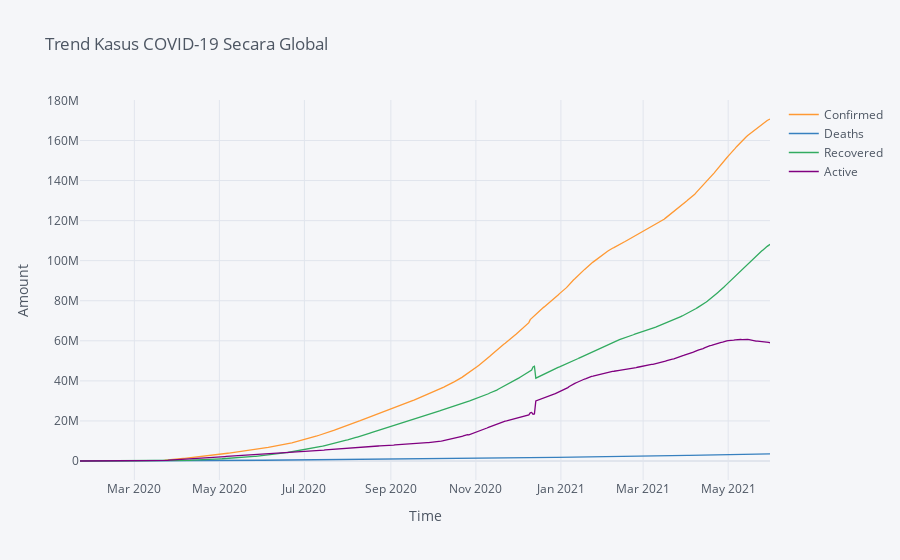

Notebook cell for this chart:
### Markdown cell above
### **Comparison Trend Confirmed, Deaths, Recovered, and Active Case**

### Code cell
dataGroup.iplot(title = "Trend Kasus COVID-19 Secara Global", xTitle = "Time", yTitle = "Amount")

### Figure 1 — Plotly figure (JSON) as saved in the notebook; plotly's stock layout.template omitted (floating-point values rounded to 4 significant figures; data arrays with more than 128 entries replaced by an {"elided": "..."} marker saying what was removed)
{"data": [{"line": {"color": "rgba(255, 153, 51, 1.0)", "dash": "solid", "shape": "linear", "width": 1.3}, "mode": "lines", "name": "Confirmed", "text": "", "type": "scatter", "x": {"elided": "496 str values"}, "y": {"elided": "496 int values"}}, {"line": {"color": "rgba(55, 128, 191, 1.0)", "dash": "solid", "shape": "linear", "width": 1.3}, "mode": "lines", "name": "Deaths", "text": "", "type": "scatter", "x": {"elided": "496 str values"}, "y": {"elided": "496 int values"}}, {"line": {"color": "rgba(50, 171, 96, 1.0)", "dash": "solid", "shape": "linear", "width": 1.3}, "mode": "lines", "name": "Recovered", "text": "", "type": "scatter", "x": {"elided": "496 str values"}, "y": {"elided": "496 int values"}}, {"line": {"color": "rgba(128, 0, 128, 1.0)", "dash": "solid", "shape": "linear", "width": 1.3}, "mode": "lines", "name": "Active", "text": "", "type": "scatter", "x": {"elided": "496 str values"}, "y": {"elided": "496 int values"}}], "layout": {"legend": {"bgcolor": "#F5F6F9", "font": {"color": "#4D5663"}}, "paper_bgcolor": "#F5F6F9", "plot_bgcolor": "#F5F6F9", "title": {"font": {"color": "#4D5663"}, "text": "Trend Kasus COVID-19 Secara Global"}, "xaxis": {"gridcolor": "#E1E5ED", "showgrid": true, "tickfont": {"color": "#4D5663"}, "title": {"font": {"color": "#4D5663"}, "text": "Time"}, "zerolinecolor": "#E1E5ED"}, "yaxis": {"gridcolor": "#E1E5ED", "showgrid": true, "tickfont": {"color": "#4D5663"}, "title": {"font": {"color": "#4D5663"}, "text": "Amount"}, "zerolinecolor": "#E1E5ED"}}}
